Frame 1 (no input): blank canvas, image omitted
Frame 60 (no input): blank canvas, image omitted
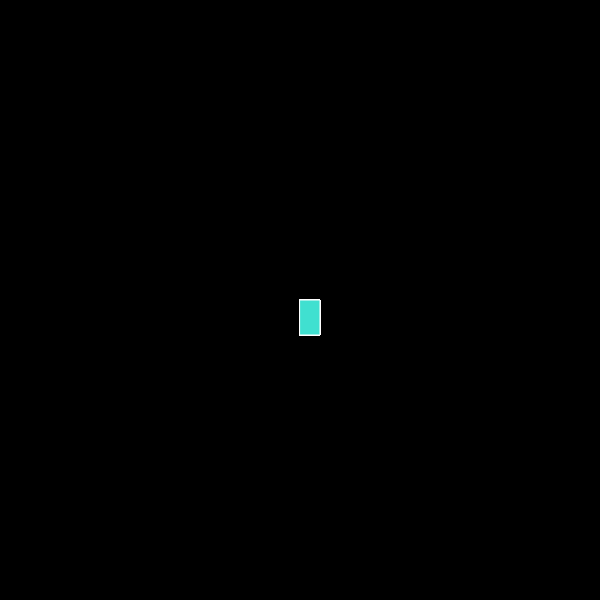
Frame 120 (the mouse pressed at the canvas centre since frame 60)

The p5.js sketch whose frames 1 and 60 were blank and that drew this single picture after the mouse press (run headless with seeded random() and noise() and a simulated clock; from frame 60 on, the mouse is pressed at the canvas centre):

// p5.js sketch
// ── sketch.js
function setup() {
    createCanvas(600, 600);
    background("black");
  }
  
  function draw() {
    stroke("white");
    fill("turquoise");
  
    if(mouseIsPressed){
      rect(mouseX, mouseY, 20, 35);
      }
    
    }
